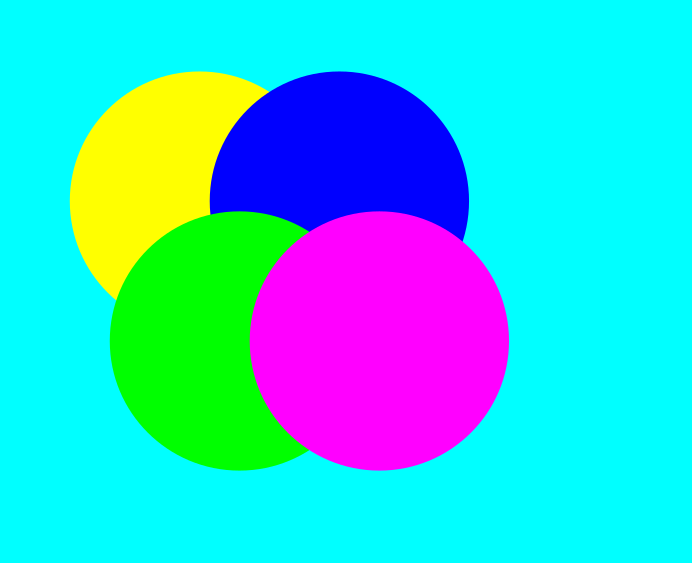
#> input picture imgs_2_panorama/supplemental_code/CIC Pano/image1.png, 692 x 563 px, found by its file name
$ python keypoints.py
#> lines starting #> are read from the running program, lines starting #| are printed output that depends on the picture
import numpy as np
import cv2

def show(img,wait=0, window="img"):
    if img.dtype!=np.uint8:
        img=normalize(img)
    img=np.uint8(img)
    cv2.imshow(window,img)
    cv2.waitKey(wait)

def normalize(img):
    img=img-img.min()
    img=img/img.max()
    return np.uint8(255*img)

image1=cv2.imread("image1.png")
#> image1 is the input picture: shape (563, 692, 3); mean B, G, R 216.6, 200.2, 50.5
image2=np.flipud(image1)
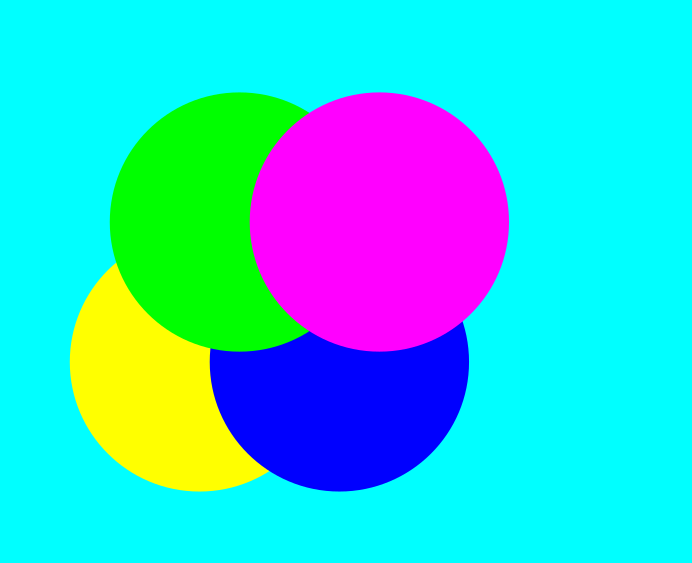
#> image2: shape (563, 692, 3); mean B, G, R 216.6, 200.2, 50.5
orb = cv2.ORB_create(nfeatures= 1000)

kp1, des1 = orb.detectAndCompute(image1,None)
#> kp1 = 60 keypoints; strongest (x, y, size): (211, 212, 37.2), (212, 212, 44.6), (211, 211, 53.6), (212, 209, 92.6)
kp2, des2 = orb.detectAndCompute(image2,None)
#> kp2 = 60 keypoints; strongest (x, y, size): (211, 349, 37.2), (212, 350, 44.6), (211, 351, 53.6), (212, 352, 92.6)

# print(len(kp1))
# print(len(kp2))
out = cv2.drawKeypoints(image1, kp1, None)
show(out)
bf = cv2.BFMatcher(cv2.NORM_HAMMING)

matches = bf.knnMatch(des1,des2,k=2)
#> matches = 60 matches

good_matches=[]

for best_match,second_best_match in matches:
    if best_match.distance<0.75*second_best_match.distance:
        good_matches.append(best_match)
#> this loop made 60 passes
#> after the loop, good_matches = 1 matches
print(len(good_matches))
#| 1
image3 = cv2.drawMatches(image1,kp1,image2,kp2,good_matches[:10],None,flags=cv2.DrawMatchesFlags_NOT_DRAW_SINGLE_POINTS)
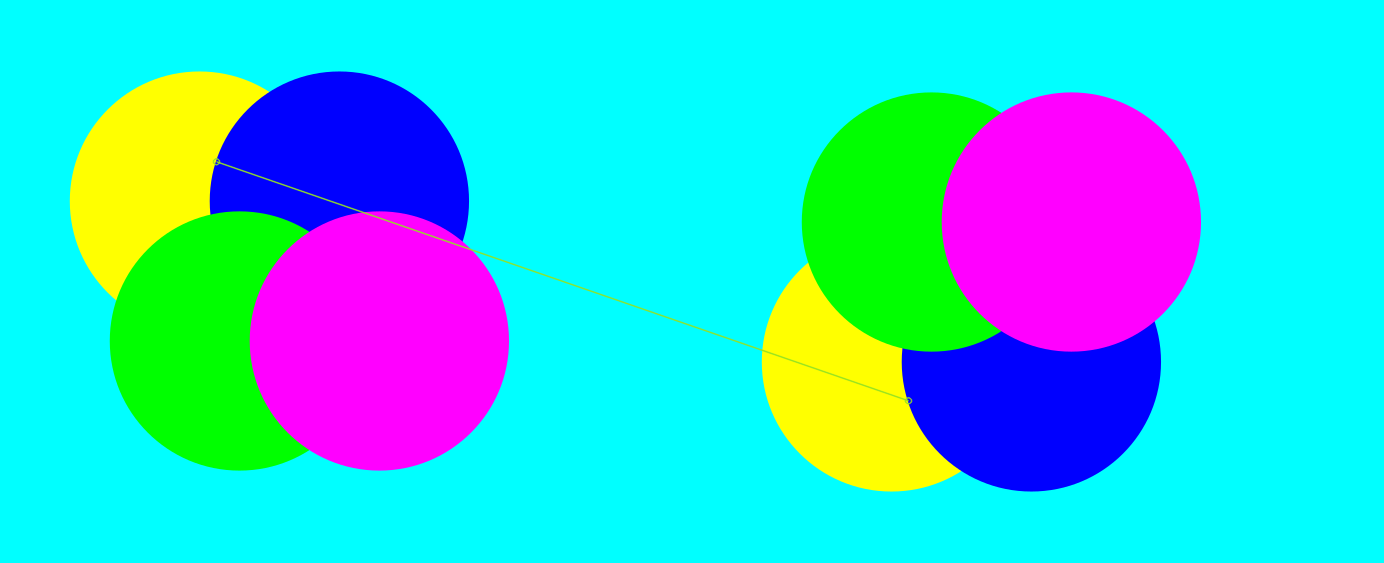
#> image3: shape (563, 1384, 3); mean B, G, R 216.3, 200.3, 50.5
cv2.imwrite("matches.png",image3)
show(image3)

src_points=[]
dest_points=[]
for m in good_matches:
    src_points.append(kp1[m.queryIdx].pt)
    dest_points.append(kp2[m.trainIdx].pt)
#> this loop made 1 pass
#> after the loop, dest_points = [(216, 400.3)]; src_points = [(216, 161.3)]

src_points=np.float32(src_points)
#> src_points = [[216, 161.3]]
dest_points=np.float32(dest_points)
#> dest_points = [[216, 400.3]]
#> (the run stopped early here; a loop or call above may not have finished)

$ run again, with imgs_2_panorama/supplemental_code/CIC Pano/image2.png copied over imgs_2_panorama/supplemental_code/CIC Pano/image1.png
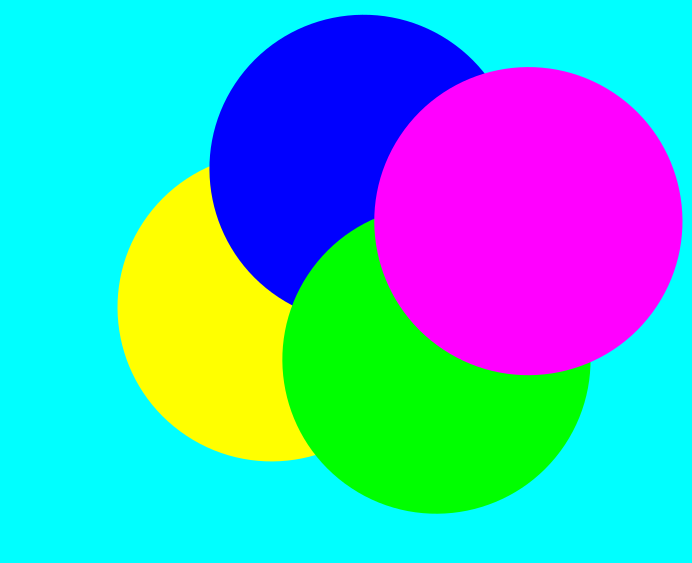
#> input picture imgs_2_panorama/supplemental_code/CIC Pano/image2.png, 692 x 563 px, found by its file name
#> image1 is the input picture: shape (563, 692, 3); mean B, G, R 200.7, 177.6, 71.3
#> `image2=np.flipud(image1)`:
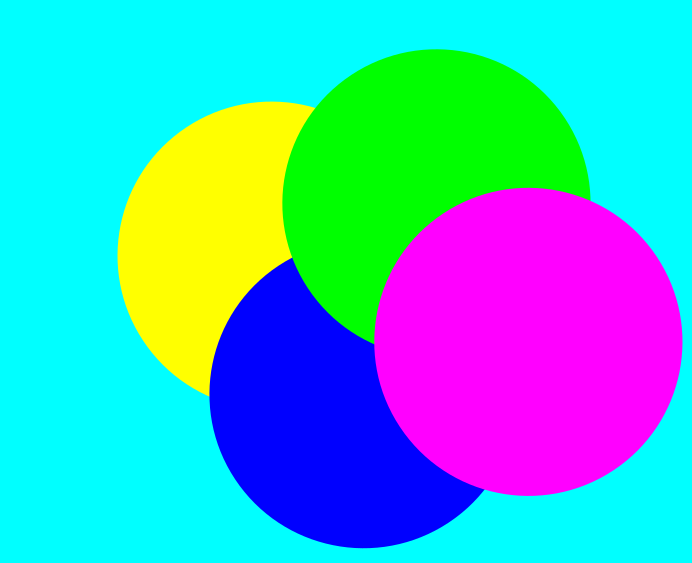
#> image2: shape (563, 692, 3); mean B, G, R 200.7, 177.6, 71.3
#> kp1 = 62 keypoints; strongest (x, y, size): (291, 303, 31), (291, 302, 44.6), (290, 301, 53.6), (289, 299, 77.1)
#> kp2 = 62 keypoints; strongest (x, y, size): (291, 259, 31), (290, 261, 53.6), (289, 261, 77.1), (287, 262, 111.1)
#> matches = 62 matches
#> the loop `for best_match,second_best_match in matches:` made 62 passes
#> after the loop `for best_match,second_best_match in matches:`: good_matches = 15 matches
#| 15
#> `image3 = cv2.drawMatches(image1,kp1,image2,kp2,good_matches[:10],None,..`:
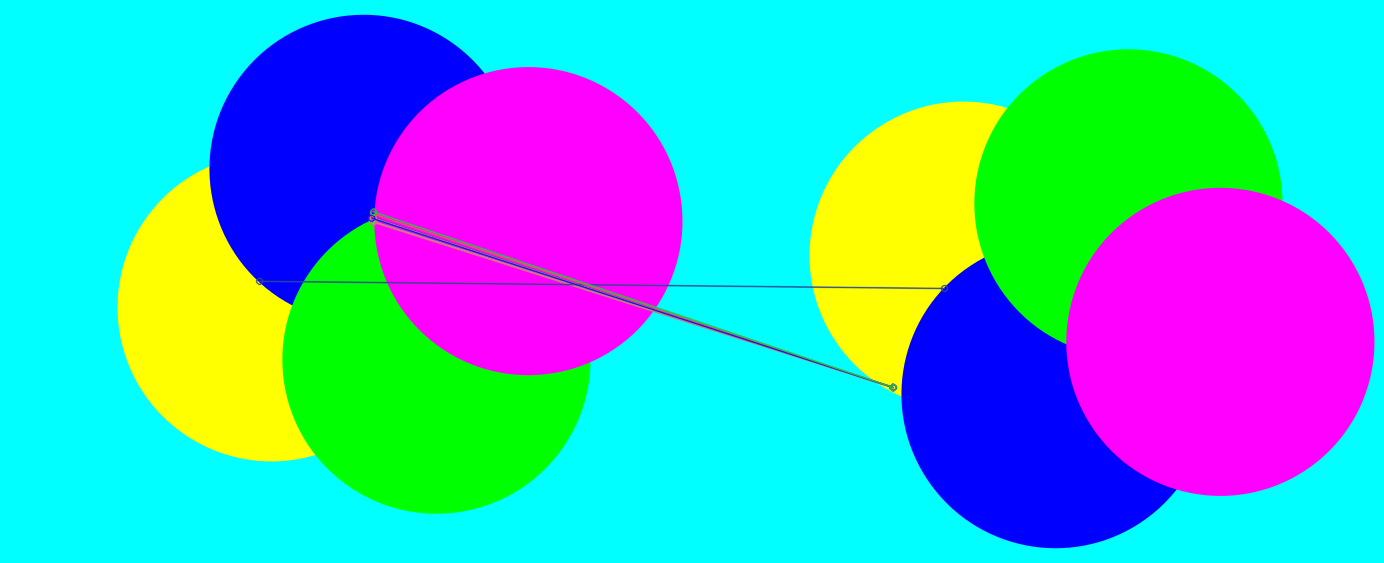
#> image3: shape (563, 1384, 3); mean B, G, R 200.2, 177.6, 70.9
#> the loop `for m in good_matches:` made 15 passes
#> after the loop `for m in good_matches:`: dest_points = [(200.7, 387), (200.7, 387), (200.7, 387), (200.7, 387), (200.7, 387), (252, 288), (200.7, 387), (200.7, 387), (200.7, 387), (200.7, 387), (200.7, 387), (200.7, 387), (200.7, 387), (200.7, 387), (200.7, 387)]; src_points = [(373, 218), (373.2, 217.2), (372, 220.8), (373, 217.4), (373, 221.8), (259.2, 280.8), (371.5, 217.7), (373.2, 213.6), (371.2, 217.7), (373.2, 211.5), (370.8, 216.5), (370.8, 223.9), (370.3, 218), (369.1, 215), (369.1, 225.7)]
#> `src_points=np.float32(src_points)`: src_points = 15 rows, first 8: [373, 218], [373.2, 217.2], [372, 220.8], [373, 217.4], [373, 221.8], [259.2, 280.8], [371.5, 217.7], [373.2, 213.6]
#> `dest_points=np.float32(dest_points)`: dest_points = 15 rows, first 8: [200.7, 387], [200.7, 387], [200.7, 387], [200.7, 387], [200.7, 387], [252, 288], [200.7, 387], [200.7, 387]
#> `points = bbox(image1)`: points = [[0, 0], [692, 0], [692, 563], [0, 563]]
